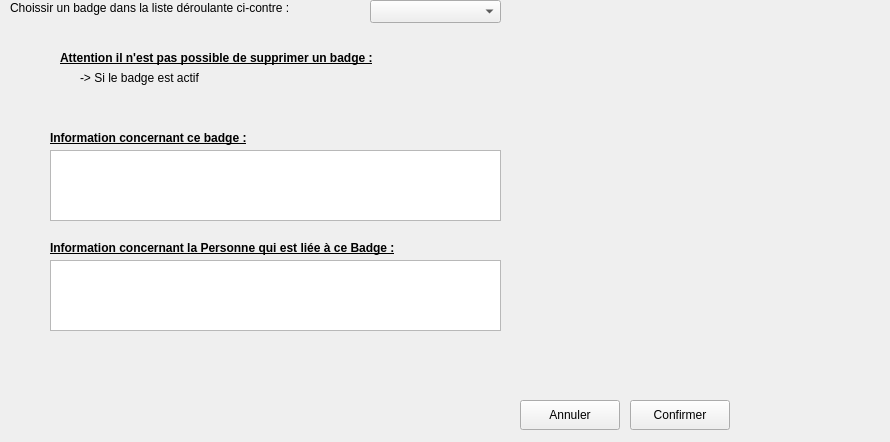
      <widget class="QWidget" name="page_3">
       <property name="geometry">
        <rect>
         <x>0</x>
         <y>0</y>
         <width>890</width>
         <height>442</height>
        </rect>
       </property>
       <attribute name="label">
        <string>Désaffecter un Badge à une Personne</string>
       </attribute>
       <widget class="QLabel" name="label_29">
        <property name="geometry">
         <rect>
          <x>10</x>
          <y>0</y>
          <width>341</width>
          <height>16</height>
         </rect>
        </property>
        <property name="text">
         <string>Choissir un badge dans la liste déroulante ci-contre :</string>
        </property>
       </widget>
       <widget class="QComboBox" name="cBoxBadgeSupp">
        <property name="geometry">
         <rect>
          <x>370</x>
          <y>0</y>
          <width>131</width>
          <height>23</height>
         </rect>
        </property>
       </widget>
       <widget class="QLabel" name="label_30">
        <property name="geometry">
         <rect>
          <x>50</x>
          <y>130</y>
          <width>241</width>
          <height>16</height>
         </rect>
        </property>
        <property name="font">
         <font>
          <weight>75</weight>
          <bold>true</bold>
          <underline>true</underline>
         </font>
        </property>
        <property name="text">
         <string>Information concernant ce badge :</string>
        </property>
       </widget>
       <widget class="QTextEdit" name="txtInfoBadgeDelier">
        <property name="geometry">
         <rect>
          <x>50</x>
          <y>150</y>
          <width>451</width>
          <height>71</height>
         </rect>
        </property>
       </widget>
       <widget class="QPushButton" name="btAnnulerDelier">
        <property name="geometry">
         <rect>
          <x>520</x>
          <y>400</y>
          <width>100</width>
          <height>30</height>
         </rect>
        </property>
        <property name="text">
         <string>Annuler</string>
        </property>
        <property name="icon">
         <iconset>
          <normaloff>ressources/ButtonClose.png</normaloff>ressources/ButtonClose.png</iconset>
        </property>
       </widget>
       <widget class="QPushButton" name="btOkDelier">
        <property name="geometry">
         <rect>
          <x>630</x>
          <y>400</y>
          <width>100</width>
          <height>30</height>
         </rect>
        </property>
        <property name="text">
         <string>Confirmer</string>
        </property>
        <property name="icon">
         <iconset>
          <normaloff>ressources/bt_ok.png</normaloff>ressources/bt_ok.png</iconset>
        </property>
       </widget>
       <widget class="QLabel" name="label_32">
        <property name="geometry">
         <rect>
          <x>60</x>
          <y>50</y>
          <width>381</width>
          <height>16</height>
         </rect>
        </property>
        <property name="font">
         <font>
          <weight>75</weight>
          <bold>true</bold>
          <underline>true</underline>
         </font>
        </property>
        <property name="text">
         <string>Attention il n'est pas possible de supprimer un badge :</string>
        </property>
       </widget>
       <widget class="QLabel" name="label_33">
        <property name="geometry">
         <rect>
          <x>80</x>
          <y>70</y>
          <width>151</width>
          <height>16</height>
         </rect>
        </property>
        <property name="text">
         <string>-&gt; Si le badge est actif</string>
        </property>
       </widget>
       <widget class="QLabel" name="label_38">
        <property name="geometry">
         <rect>
          <x>840</x>
          <y>0</y>
          <width>51</width>
          <height>51</height>
         </rect>
        </property>
        <property name="text">
         <string/>
        </property>
        <property name="pixmap">
         <pixmap>ressources/supprimer.png</pixmap>
        </property>
       </widget>
       <widget class="QLabel" name="label_41">
        <property name="geometry">
         <rect>
          <x>50</x>
          <y>240</y>
          <width>421</width>
          <height>16</height>
         </rect>
        </property>
        <property name="font">
         <font>
          <weight>75</weight>
          <bold>true</bold>
          <underline>true</underline>
         </font>
        </property>
        <property name="text">
         <string>Information concernant la Personne qui est liée à ce Badge :</string>
        </property>
       </widget>
       <widget class="QTextEdit" name="txtInfoPersonneDelier">
        <property name="geometry">
         <rect>
          <x>50</x>
          <y>260</y>
          <width>451</width>
          <height>71</height>
         </rect>
        </property>
       </widget>
       <zorder>label_38</zorder>
       <zorder>label_29</zorder>
       <zorder>cBoxBadgeSupp</zorder>
       <zorder>label_30</zorder>
       <zorder>txtInfoBadgeDelier</zorder>
       <zorder>btAnnulerDelier</zorder>
       <zorder>btOkDelier</zorder>
       <zorder>label_32</zorder>
       <zorder>label_33</zorder>
       <zorder>label_41</zorder>
       <zorder>txtInfoPersonneDelier</zorder>
      </widget>
